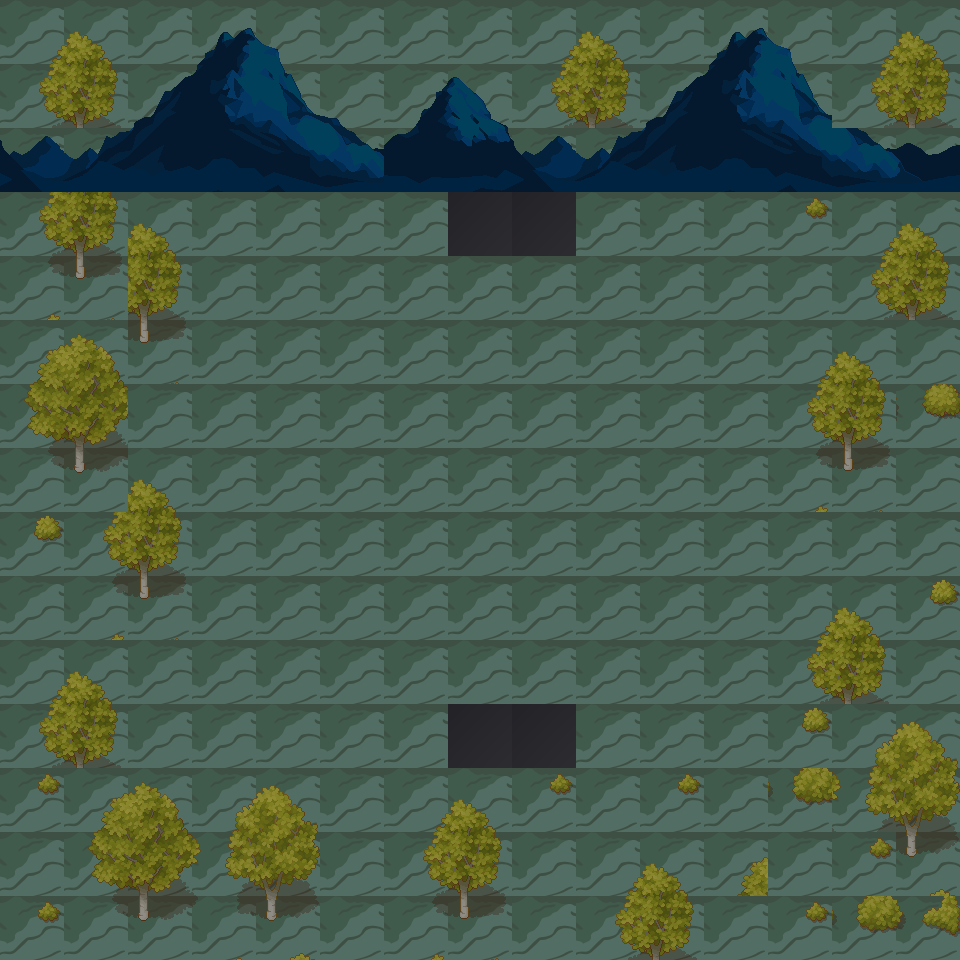

The image is a tile-based game level rendered from a .tmx file. Its description and complete source (layers, tilesets, objects, tile grids) follow:
An orthogonal 15x15 tile map with 64x64 px tiles, 2 tile layers (Tile Layer 1, 2nd layer), 4 tilesets.

<map version="1.10" tiledversion="1.12.1" orientation="orthogonal" renderorder="right-down" width="15" height="15" tilewidth="64" tileheight="64" infinite="0" nextlayerid="3" nextobjectid="1">
 <tileset firstgid="1" source="Scene Overview.tsx" />
 <tileset firstgid="325" source="dark_grass.tsx" />
 <tileset firstgid="326" source="TX Plant with Shadow.tsx" />
 <tileset firstgid="390" source="mountain.tsx" />
 <layer id="1" name="Tile Layer 1" width="15" height="15">
  <data encoding="csv">
325,325,325,325,325,325,325,325,325,325,325,325,325,325,325,
325,325,325,325,325,325,325,325,325,325,325,325,325,325,325,
325,325,325,325,325,325,325,325,325,325,325,325,325,325,325,
325,325,325,325,325,325,325,325,325,325,325,325,325,325,325,
325,325,325,325,325,325,325,325,325,325,325,325,325,325,325,
325,325,325,325,325,325,325,325,325,325,325,325,325,325,325,
325,325,325,325,325,325,325,325,325,325,325,325,325,325,325,
325,325,325,325,325,325,325,325,325,325,325,325,325,325,325,
325,325,325,325,325,325,325,325,325,325,325,325,325,325,325,
325,325,325,325,325,325,325,325,325,325,325,325,325,325,325,
325,325,325,325,325,325,325,325,325,325,325,325,325,325,325,
325,325,325,325,325,325,325,325,325,325,325,325,325,325,325,
325,325,325,325,325,325,325,325,325,325,325,325,325,325,325,
325,325,325,325,325,325,325,325,325,325,325,325,325,325,325,
325,325,325,325,325,325,325,325,325,325,325,325,325,325,325
</data>
 </layer>
 <layer id="2" name="2nd layer" width="15" height="15">
  <data encoding="csv">
330,331,0,413,414,0,0,0,330,331,0,413,414,330,331,
338,339,421,422,423,424,417,418,338,339,421,422,423,338,339,
428,429,430,431,432,433,426,427,428,429,430,431,432,433,434,
338,339,331,0,0,0,0,1,1,0,0,0,350,330,331,
346,347,339,0,0,0,0,0,0,0,0,0,0,338,339,
326,327,347,0,0,0,0,0,0,0,0,0,330,331,0,
334,335,0,0,0,0,0,0,0,0,0,0,338,339,355,
342,343,331,0,0,0,0,0,0,0,0,0,346,347,0,
351,338,339,0,0,0,0,0,0,0,0,0,0,0,0,
0,346,347,0,0,0,0,0,0,0,0,0,330,331,351,
330,331,0,0,0,0,0,0,0,0,0,0,338,339,0,
338,339,0,0,0,0,0,1,1,0,0,0,351,328,329,
350,326,327,328,329,0,330,331,350,0,350,0,353,336,337,
0,334,335,336,337,0,338,339,0,330,331,326,0,350,345,
350,342,343,344,345,0,346,347,0,338,339,0,350,353,354
</data>
 </layer>
</map>
